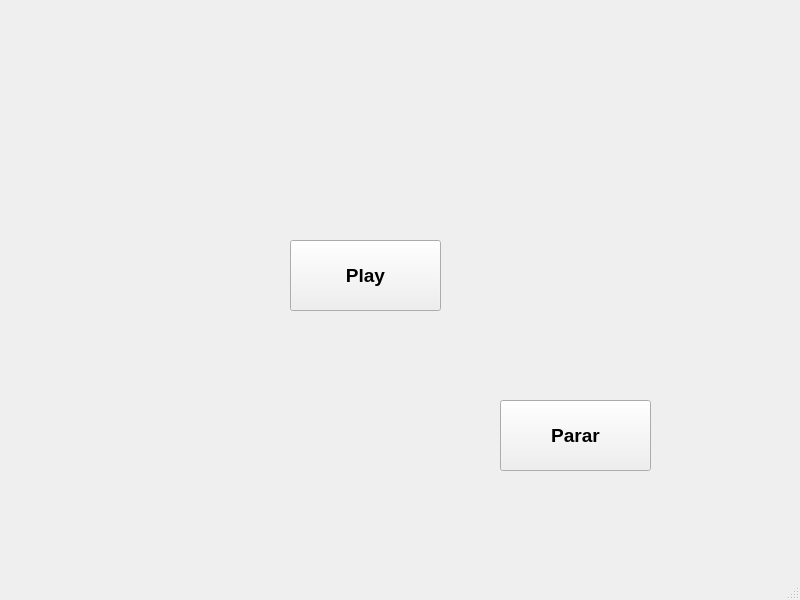
<?xml version="1.0" encoding="UTF-8"?>
<ui version="4.0">
 <class>MainWindow</class>
 <widget class="QMainWindow" name="MainWindow">
  <property name="geometry">
   <rect>
    <x>0</x>
    <y>0</y>
    <width>800</width>
    <height>600</height>
   </rect>
  </property>
  <property name="windowTitle">
   <string>MainWindow</string>
  </property>
  <widget class="QWidget" name="centralwidget">
   <widget class="QPushButton" name="pushButton_Parar">
    <property name="geometry">
     <rect>
      <x>500</x>
      <y>400</y>
      <width>151</width>
      <height>71</height>
     </rect>
    </property>
    <property name="font">
     <font>
      <pointsize>14</pointsize>
      <weight>75</weight>
      <bold>true</bold>
     </font>
    </property>
    <property name="text">
     <string>Parar</string>
    </property>
   </widget>
   <widget class="QPushButton" name="pushButton_Tocar">
    <property name="geometry">
     <rect>
      <x>290</x>
      <y>240</y>
      <width>151</width>
      <height>71</height>
     </rect>
    </property>
    <property name="font">
     <font>
      <pointsize>14</pointsize>
      <weight>75</weight>
      <bold>true</bold>
     </font>
    </property>
    <property name="text">
     <string>Play</string>
    </property>
   </widget>
  </widget>
  <widget class="QMenuBar" name="menubar">
   <property name="geometry">
    <rect>
     <x>0</x>
     <y>0</y>
     <width>800</width>
     <height>21</height>
    </rect>
   </property>
  </widget>
  <widget class="QStatusBar" name="statusbar"/>
 </widget>
 <resources/>
 <connections/>
</ui>
